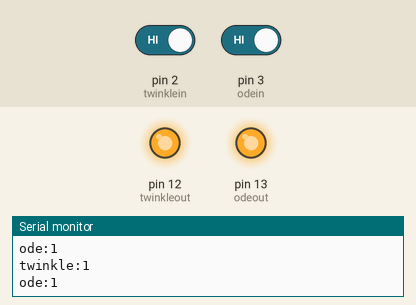
Recording of a sketch running on a simulated Arduino Uno, built with avr-gcc and run on an emulated ATmega328P. Shown: output pins drawn as LEDs (lit = HIGH), the last lines printed to the serial monitor. Inputs (shaded band) come from the test bench; at power-on: pin 2 (twinklein) HIGH, pin 3 (odein) HIGH.

Above: at 1.2 s.
1.3 s: pin 2 (twinklein) driven LOW
At 2.5 s:
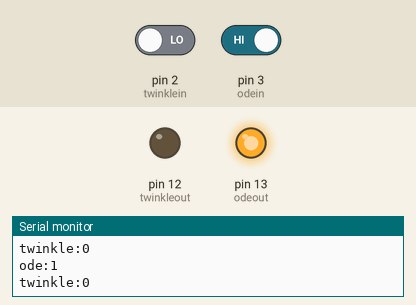
2.8 s: pin 3 (odein) driven LOW
At 3.7 s:
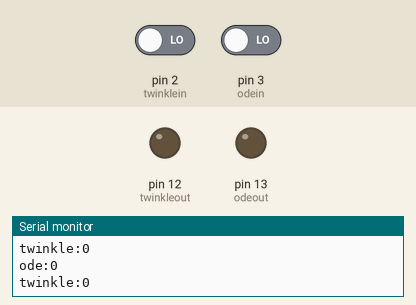
4.3 s: pin 2 (twinklein) driven HIGH
At 4.8 s:
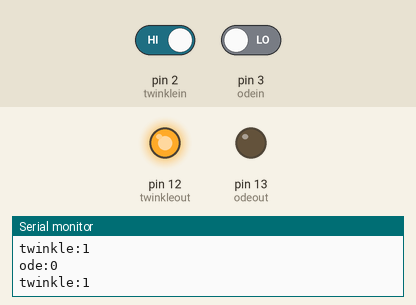
5.8 s: pin 3 (odein) driven HIGH
At 7.0 s:
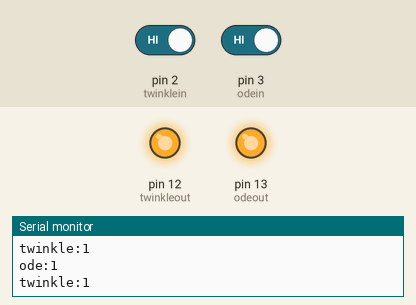
Timing chart, 0 to 8.8 s (numbered marks = the images above; inputs shaded):
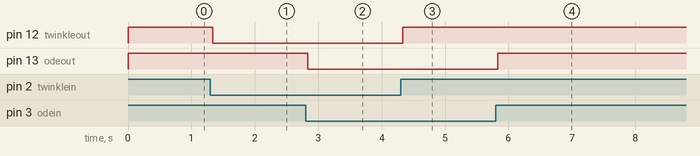

Measured:
- after the input at 1.3 s, pin 12 (twinkleout): HIGH → LOW at once
- after the input at 2.8 s, pin 13 (odeout): HIGH → LOW at once
- after the input at 4.3 s, pin 12 (twinkleout): LOW → HIGH at once
- after the input at 5.8 s, pin 13 (odeout): LOW → HIGH at once

The sketch:

SIDE.ino
```cpp
#define odein 3
#define twinklein 2
#define odeout 13
#define twinkleout 12

void setup(){
  Serial.begin(9600);
  pinMode(odein, INPUT);
  pinMode(twinklein, INPUT);
  pinMode(twinkleout,OUTPUT);
  pinMode(odeout, OUTPUT);
  }
  void loop(){
    int ode = digitalRead(odein);
    int twinkle = digitalRead(twinklein);
    Serial.print("ode:");
    Serial.println(ode);
    Serial.print("twinkle:");
    Serial.println(twinkle);
    if (ode == 0){
          digitalWrite(odeout, LOW);
      }
    if (twinkle == 0){
          digitalWrite(twinkleout, LOW);
      }
    if (ode == 1){
          digitalWrite(odeout, HIGH);
      }
    if (twinkle == 1){
          digitalWrite(twinkleout, HIGH);
      }
    }
```
